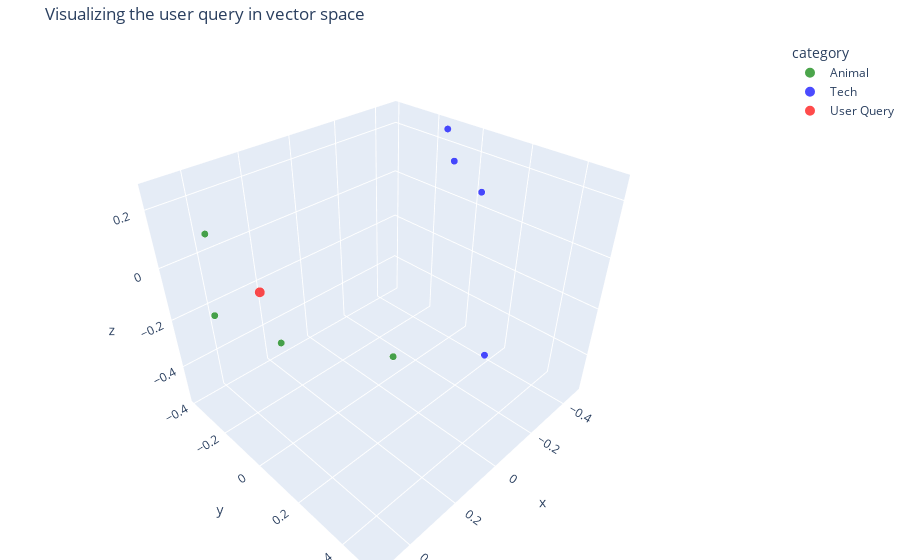

Source (notebook cell):
### Markdown cell above
Visualizing this similarity and how it applies to RAG

### Code cell
reduced_query = simple_pca.transform([query_vector])

all_reduced_embeddings = np.vstack([reduced_embeddings, reduced_query])
all_sentences = sentences + [user_query]
all_labels = labels + ["User Query"]

sizes = [5] * len(sentences) + [10]

df_query = pd.DataFrame({
    'x': all_reduced_embeddings[:, 0],
    'y': all_reduced_embeddings[:, 1],
    'z': all_reduced_embeddings[:, 2],
    'sentence': all_sentences,
    'category': all_labels,
    'size': sizes
})

fig = px.scatter_3d(
    df_query, 
    x='x', y='y', z='z',
    color='category',
    size='size',
    size_max=10,
    hover_data={'x': False, 'y': False, 'z': False, 'sentence': True, 'size': False},
    title="Visualizing the user query in vector space",
    color_discrete_map={'Animal': 'green', 'Tech': 'blue', 'User Query': 'red'}
)


fig.update_layout(margin=dict(l=0, r=0, b=0, t=40))

fig.show()

### Figure 1 — Plotly figure (JSON) as saved in the notebook; plotly's stock layout.template omitted (floating-point values rounded to 4 significant figures)
{"data": [{"customdata": [["The quick brown fox jumps over the dog.", 5], ["The neigbourhood dog barks all night.", 5], ["My cat likes to chase dogs in the yard.", 5], ["Cheetas are very fast.", 5]], "hovertemplate": "category=Animal<br>sentence=%{customdata[0]}<extra></extra>", "legendgroup": "Animal", "marker": {"color": "green", "size": [5, 5, 5, 5], "sizemode": "area", "sizeref": 0.1, "symbol": "circle"}, "mode": "markers", "name": "Animal", "scene": "scene", "showlegend": true, "type": "scatter3d", "x": [0.3971, 0.4448, 0.5036, 0.3973], "y": [-0.3473, 0.5078, 0.165, -0.3884], "z": [0.09475, 0.1477, 0.02233, -0.2378]}, {"customdata": [["Data mining involves discovering patterns in large datasets.", 5], ["Neural networks are a subset of machine learning algorithms.", 5], ["Clustering algorithms group similar data points together.", 5], ["Principal component analysis reduces the dimensionality of data.", 5]], "hovertemplate": "category=Tech<br>sentence=%{customdata[0]}<extra></extra>", "legendgroup": "Tech", "marker": {"color": "blue", "size": [5, 5, 5, 5], "sizemode": "area", "sizeref": 0.1, "symbol": "circle"}, "mode": "markers", "name": "Tech", "scene": "scene", "showlegend": true, "type": "scatter3d", "x": [-0.4766, -0.3888, -0.4056, -0.4718], "y": [0.03888, 0.1879, -0.03624, -0.1276], "z": [0.0699, -0.5393, 0.185, 0.2573]}, {"customdata": [["What wild cat is the quickest?", 10]], "hovertemplate": "category=User Query<br>sentence=%{customdata[0]}<extra></extra>", "legendgroup": "User Query", "marker": {"color": "red", "size": [10], "sizemode": "area", "sizeref": 0.1, "symbol": "circle"}, "mode": "markers", "name": "User Query", "scene": "scene", "showlegend": true, "type": "scatter3d", "x": [0.3277], "y": [-0.1945], "z": [-0.08095]}], "layout": {"legend": {"itemsizing": "constant", "title": {"text": "category"}, "tracegroupgap": 0}, "margin": {"b": 0, "l": 0, "r": 0, "t": 40}, "scene": {"domain": {"x": [0, 1], "y": [0, 1]}, "xaxis": {"title": {"text": "x"}}, "yaxis": {"title": {"text": "y"}}, "zaxis": {"title": {"text": "z"}}}, "title": {"text": "Visualizing the user query in vector space"}}}
